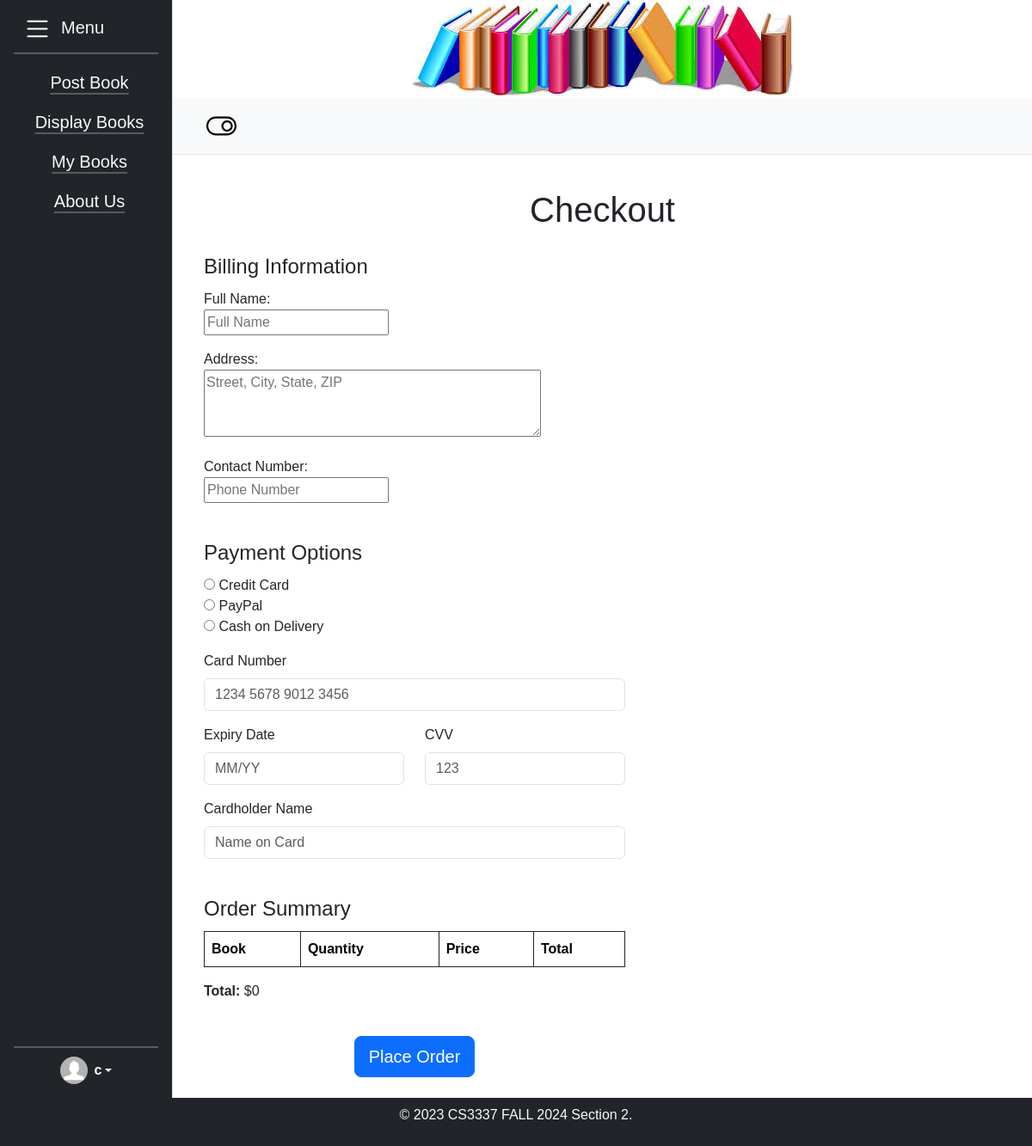
/checkout/ (signed in), run on an earlier commit of the app's database.
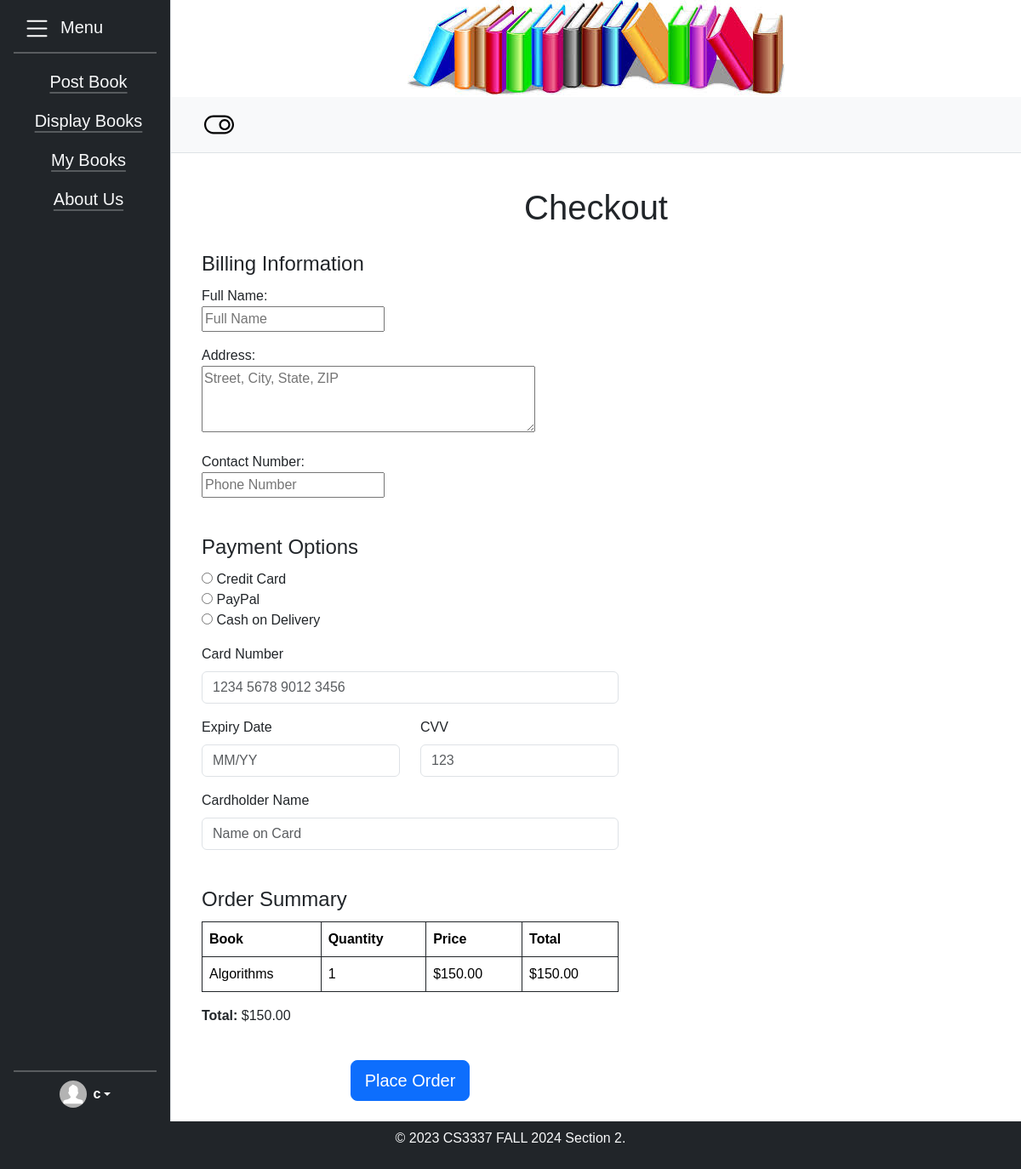
And on a later commit of the database.
### bookMng/models.py (models this page shows, shortened)
class MainMenu(models.Model):
    item = models.CharField(max_length=200,unique=True)
    link = models.CharField(max_length=200,unique=True)

class CartItem(models.Model):
    user = models.ForeignKey(User, on_delete=models.CASCADE)
    book = models.ForeignKey(Book, on_delete=models.CASCADE)
    quantity = models.PositiveIntegerField(default=1)
    def total_price(self):
        return self.quantity * self.book.price  # Calculate total price based on quantity

class Book(models.Model):
    name = models.CharField(max_length=200)
    web = models.URLField(max_length=200)
    price = models.DecimalField(decimal_places=2, max_digits=8)
    publishdate = models.DateField(auto_now=True)
    picture = models.FileField(upload_to='bookEx/static/uploads')
    pic_path = models.CharField(max_length=300, editable=False, blank=True)
    username = models.ForeignKey(User, blank=True, null=True, on_delete=models.CASCADE)
    ratings = models.IntegerField(default=0)
    ratingscount = models.IntegerField(default=0)
    overallrating = models.IntegerField(default=0)

### bookMng/views.py (the view)
# urls.py: path('checkout/', views.checkout, name='checkout'),
def checkout(request):
    cart_items = CartItem.objects.filter(user=request.user)
    total_price = sum(item.total_price() for item in cart_items)
    if request.method == "POST":
        form = CheckoutForm(request.POST)
        if form.is_valid():
            full_name = form.cleaned_data['full_name']
            address = form.cleaned_data['address']
            contact_number = form.cleaned_data['contact_number']
            payment_method = form.cleaned_data['payment_method']
            print(f"Order Details:\nName: {full_name}\nAddress: {address}\nContact: {contact_number}\nPayment: {payment_method}")
            CartItem.objects.filter(user=request.user).delete()
            messages.success(request, "Order placed successfully!")
            return redirect('order_success')
    else:
        form = CheckoutForm()
    return render(request, 'bookMng/checkout.html', {
        'item_list': MainMenu.objects.all(),
        'cart_items': cart_items,
        'total_price': total_price,
        'form': form,
    })

### bookMng/forms.py
class CheckoutForm(forms.Form):
    full_name = forms.CharField(max_length=100, label="Full Name", widget=forms.TextInput(attrs={'placeholder': 'Full Name'}))
    address = forms.CharField(max_length=255, label="Address", widget=forms.Textarea(attrs={'placeholder': 'Street, City, State, ZIP', 'rows': 3}))
    contact_number = forms.CharField(max_length=15, label="Contact Number", widget=forms.TextInput(attrs={'placeholder': 'Phone Number'}))
    payment_method = forms.ChoiceField(
        choices=[
            ('credit_card', 'Credit Card'),
            ('paypal', 'PayPal'),
            ('cash', 'Cash on Delivery'),
        ],
        widget=forms.RadioSelect,
        label="Payment Method",
    )

### bookEx/templates/bookMng/checkout.html (shortened to what the changed rows need)
{% extends "base.html" %}
{% load static %}
{% block sidenav %}
   {% for item in item_list %}
    <li class="nav-item py-2 ps-2 fs-5 text-center">
        <a class="link-light link-offset-2 link-underline-opacity-25 link-underline-opacity-100-hover" href="{{ item.link }}">{{ item.item }}</a>
    </li>
   {% endfor %}
{% endblock sidenav %}
{% block content %}
        <div class="row">
                <h1 class="py-3 text-center">Checkout</h1>
            </div>
    <div class="container">
        <form method="POST">
            <div class="row mb-4">
                <fieldset class="col-12">
                    <legend class="fs-4">Order Summary</legend>
                    <table class="table col p-3 table-bordered border-dark table-hover">
                        <thead>
                            <tr>
                                <th>Book</th>
                                <th>Quantity</th>
                                <th>Price</th>
                                <th>Total</th>
                            </tr>
                        </thead>
                        <tbody>
                            {% for item in cart_items %}
                            <tr>
                                <td>{{ item.book.name }}</td>
                                <td>{{ item.quantity }}</td>
                                <td>${{ item.book.price }}</td>
                                <td>${{ item.total_price }}</td>
                            </tr>
                            {% endfor %}
                        </tbody>
                    </table>
                    <p class="total"><strong>Total:</strong> ${{ total_price }}</p>
                </fieldset>
            </div>
        </form>
    </div>
{% endblock content %}

What changed in the data, as far as the page shows it:
added CartItem: book.name "Algorithms", quantity "1", book.price "150.00", total_price "150.00"
Also different on the page:
{{ total_price }}: "0" → "150.00"
